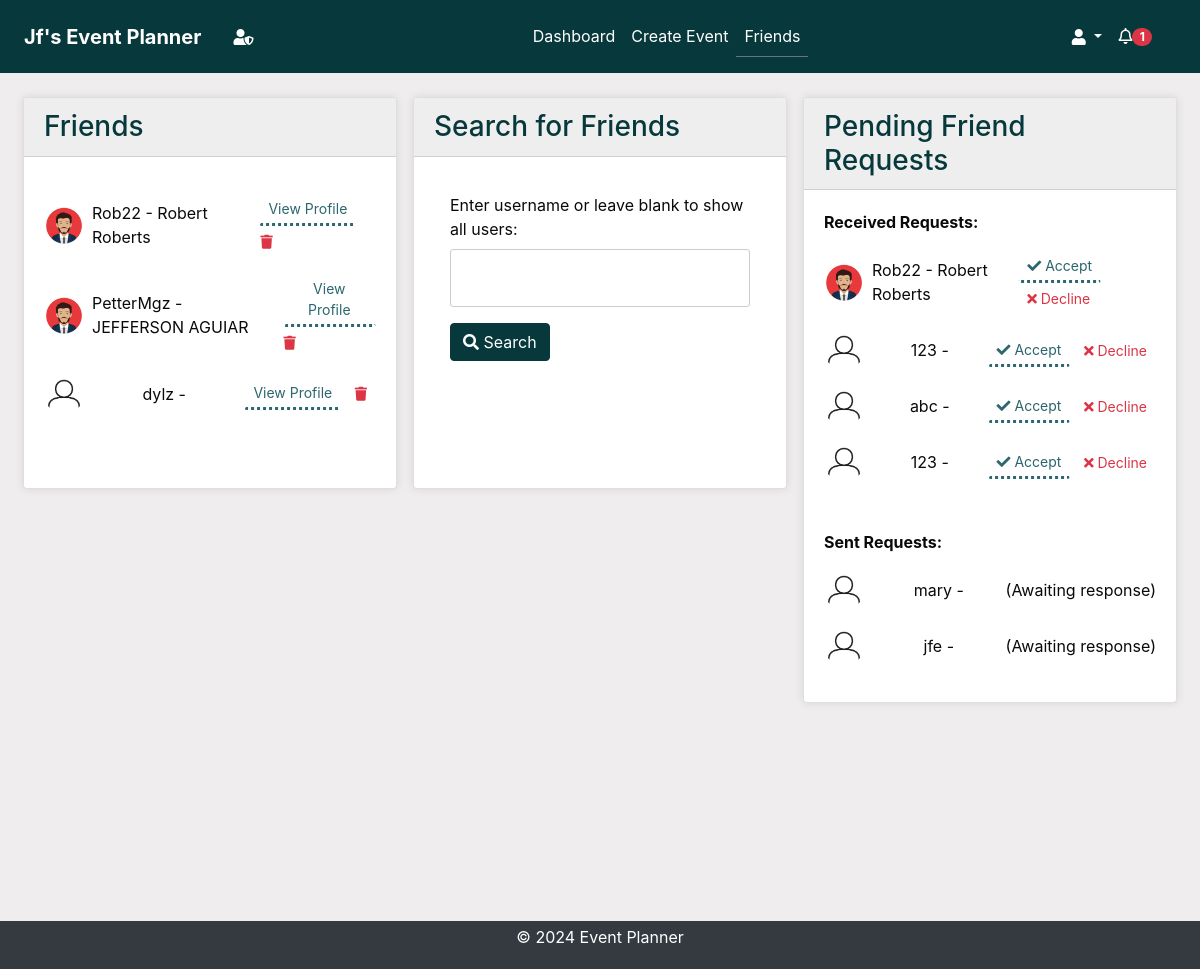
Page /friends/ (signed in) on the committed database.
### accounts/models.py (models this page shows, shortened)
class Friendship(models.Model):
    from_user = models.ForeignKey(
        User, related_name="from_friend", on_delete=models.CASCADE
    )
    to_user = models.ForeignKey(
        User, related_name="to_friend", on_delete=models.CASCADE
    )
    status = models.CharField(
        max_length=20,
        choices=[
            ("pending", "Pending"),
            ("accepted", "Accepted"),
            ("declined", "Declined"),
        ],
    )
    created_at = models.DateTimeField(auto_now_add=True)

class UserProfile(models.Model):
    user = models.OneToOneField(User, on_delete=models.CASCADE)
    profile_picture = models.CharField(max_length=254, default="default.png")
    created_at = models.DateTimeField(auto_now_add=True)
    updated_at = models.DateTimeField(auto_now=True)

### accounts/views.py (the view)
# urls.py: path("friends/", views.friends_page, name="friends_page"),
@login_required
@cache_control(no_cache=True, must_revalidate=True, no_store=True)
def friends_page(request):
    current_user = request.user
    search_query = ""
    search_results = []
    if "search_query" in request.GET or "user" in request.GET:
        search_form = FriendSearchForm(request.GET)
        if search_form.is_valid():
            search_query = search_form.cleaned_data.get("search_query", "")
            selected_user = search_form.cleaned_data.get("user")
            if selected_user:
                search_results = [selected_user]
            else:
                search_results = User.objects.filter(
                    Q(username__icontains=search_query)
                    | Q(first_name__icontains=search_query)
                    | Q(last_name__icontains=search_query)
                ).exclude(id=current_user.id)
        else:
            search_results = []
    else:
        search_form = FriendSearchForm()
        search_results = []
    friends = Friendship.objects.filter(
        (Q(from_user=current_user) | Q(to_user=current_user))
        & Q(status="accepted")
    )
    pending_requests_received = Friendship.objects.filter(
        Q(to_user=current_user) & Q(status="pending")
    )
    pending_requests_sent = Friendship.objects.filter(
        Q(from_user=current_user) & Q(status="pending")
    )
    context = {
        "search_form": search_form,
        "search_query": search_query,
        "search_results": search_results,
        "friends": friends,
        "pending_requests_received": pending_requests_received,
        "pending_requests_sent": pending_requests_sent,
    }
    return render(request, "accounts/friends.html", context)

### accounts/forms.py
class FriendSearchForm(forms.Form):
    search_query = forms.CharField(
        max_length=100,
        label="Enter username or leave blank to show all users",
        required=False,
    )

### accounts/context_processors.py (called while the page is built)
def google_api_key(request):
    return {"GOOGLE_API_KEY": os.getenv("GOOGLE_API_KEY")}

### notifications/context_processors.py (called while the page is built)
def notifications(request):
    if request.user.is_authenticated:
        all_unread_notifications = Notification.objects.filter(
            user=request.user, read=False
        ).order_by("-created_at")
        unread_count = all_unread_notifications.count()
        recent_unread_notifications = all_unread_notifications[:8]
        return {
            "recent_unread_notifications": recent_unread_notifications,
            "unread_count": unread_count,
        }
    return {}

### accounts/templates/accounts/friends.html (shortened to what this page needs)
{% extends 'base.html' %}
{% load static %}
{% block content %}
  <div class="container-fluid">
    <div class="row">
      <div class="col-lg-4 mb-0">
        <div class="card">
          <div class="card-header bg-primary text-white">
            <h3 class="mb-0">Friends</h3>
          </div>
          <div class="card-body scrollable-column">
            <ul class="list-unstyled">
              {% for friendship in friends %}
                <li>
                  <div class="d-flex justify-content-between align-items-center mt-3">
                    {% if friendship.from_user == user %}
                      <img src="{% static 'images/profile_pictures/' %}{{ friendship.to_user.userprofile.profile_picture }}" alt="{{ friendship.to_user.username }}'s profile picture" class="rounded-circle mr-2" style="width: 40px; height: 40px;" onerror="this.onerror=null; this.src='{% static 'images/profile_pictures/' %}{{ friendship.from_user.userprofile.profile_picture }}'" >
                      <span>{{ friendship.to_user.username }} - {{ friendship.to_user.first_name }} {{ friendship.to_user.last_name }}</span>
                      <div>
                        <a href="{% url 'view_profile' friendship.to_user.id %}" class="btn btn-sm btn-outline-primary ml-2">View Profile</a>
                        <button class="btn btn-sm btn-outline-danger delete-friend-btn" data-friend-id="{{ friendship.to_user.id }}" aria-label="Delete Friend"><i class="fa fa-trash"></i></button>
                      </div>
                    {% endif %}
                  </div>
                </li>
              {% empty %}
                <li>You have no friends yet.</li>
              {% endfor %}
            </ul>
          </div>
        </div>
      </div>
      <div class="col-lg-4 mb-0">
        <div class="card">
          <div class="card-header bg-primary text-white">
            <h3 class="mb-0">Search for Friends</h3>
          </div>
          <div class="card-body">
            <form method="get" action="{% url 'friends_page' %}">
              {{ search_form.as_p }}
              <button type="submit" class="btn btn-primary"><i class="fa fa-search"></i> Search</button>
            </form>
            <br>
          </div>
        </div>
      </div>
      <div class="col-lg-4 mb-0">
        <div class="card">
          <div class="card-header bg-primary text-white">
            <h3 class="mb-0">Pending Friend Requests</h3>
          </div>
          <div class="card-body">
            <ul class="list-unstyled">
              <li>
                <strong>Received Requests:</strong>
                <ul class="list-unstyled">
                  {% for request in pending_requests_received %}
                    <li>
                      <div class="d-flex justify-content-between align-items-center mt-3">
                        <img src="{% static 'images/profile_pictures/' %}{{ request.from_user.userprofile.profile_picture }}" alt="{{ request.from_user.username }}'s profile picture" class="rounded-circle mr-2" style="width: 40px; height: 40px;" onerror="this.onerror=null; this.src='{% static 'images/profile_pictures/' %}{{ request.to_user.userprofile.profile_picture }}'" >
                        <span>{{ request.from_user.username }} - {{ request.from_user.first_name }} {{ request.from_user.last_name }}</span>
                        <div>
                          <a href="{% url 'respond_friend_request' request.id 'accept' %}" class="btn btn-sm btn-outline-success"><i class="fa fa-check"></i> Accept</a>
                          <a href="{% url 'respond_friend_request' request.id 'decline' %}" class="btn btn-sm btn-outline-danger"><i class="fa fa-times"></i> Decline</a>
                        </div>
                      </div>
                    </li>
                  {% empty %}
                    <li>No pending friend requests received.</li>
                  {% endfor %}
                </ul>
              </li>
              <li class="mt-5">
                <strong>Sent Requests:</strong>
                <ul class="list-unstyled">
                  {% for request in pending_requests_sent %}
                    <li>
                      <div class="d-flex justify-content-between align-items-center mt-3">
                        <img src="{% static 'images/profile_pictures/' %}{{ request.to_user.userprofile.profile_picture }}" alt="{{ request.to_user.username }}'s profile picture" class="rounded-circle mr-2" style="width: 40px; height: 40px;" onerror="this.onerror=null; this.src='{% static 'images/profile_pictures/' %}{{ request.from_user.userprofile.profile_picture }}'" >
                        <span>{{ request.to_user.username }} - {{ request.to_user.first_name }} {{ request.to_user.last_name }}</span>
                        <span>(Awaiting response)</span>
                      </div>
                    </li>
                  {% empty %}
                    <li>No pending friend requests sent.</li>
                  {% endfor %}
                </ul>
              </li>
            </ul>
          </div>
        </div>
      </div>
    </div>
  </div>
{% endblock %}

### templates/base.html (shortened to what this page needs)
<!DOCTYPE html>
<html lang="en">
<head>
    {% load static %}
    <link rel="stylesheet" href="https://stackpath.bootstrapcdn.com/bootstrap/4.5.2/css/bootstrap.min.css">
    <link rel="stylesheet" href="{% static 'css/styles.css' %}">
    <link rel="stylesheet" href="https://cdnjs.cloudflare.com/ajax/libs/font-awesome/5.15.4/css/all.min.css">
    <link rel="stylesheet" href="https://cdnjs.cloudflare.com/ajax/libs/fullcalendar/3.10.2/fullcalendar.min.css">
</head>
<body class="c-app">
    <header class="c-header c-header-light c-header-fixed">
        <nav class="navbar navbar-expand-lg navbar-light">
            {% if user.is_authenticated %}
                <a class="navbar-brand" href="{% url 'dashboard' %}"><strong> {{ user.username|title }}'s Event Planner</strong></a>
            {% else %}
                <a class="navbar-brand" href="{% url 'home' %}"><h1><strong>Event Planner</strong></h1></a>
            {% endif %}
            {% if user.is_superuser %}
            <a class="nav-link" aria-label="Admin Panel"  href="{% url 'admin:index' %}"> <i class="fas fa-user-shield"></i></a>
            {% endif %}
            <div class="collapse navbar-collapse" id="navbarSupportedContent">
                {% if user.is_authenticated %}
                <ul class="navbar-nav mx-auto">
                    <li class="nav-item {% if request.resolver_match.url_name == 'dashboard' %}active{% endif %}">
                        <a class="nav-link" href="{% url 'dashboard' %}">Dashboard</a>
                    </li>
                    <li class="nav-item {% if request.resolver_match.url_name == 'create_event' %}active{% endif %}">
                        <a class="nav-link" href="{% url 'create_event' %}">Create Event</a>
                    </li>
                    <li class="nav-item {% if request.resolver_match.url_name == 'friends_page' %}active{% endif %}">
                        <a class="nav-link" href="{% url 'friends_page' %}">Friends</a>
                    </li>
                    {% endif %}
                </ul>
                {% if user.is_authenticated %}
                <ul class="navbar-nav d-flex">
                    <li class="nav-item dropdown">
                        <a class="nav-link dropdown-toggle" href="#" id="profileLink" role="button" data-toggle="dropdown" aria-haspopup="true" aria-expanded="false">
                            <i class="fas fa-user"></i>
                        </a>
                    </li>
                </ul>
                {% endif %}
            </div>
            {% if user.is_authenticated %}
                <ul class="navbar-nav ml-auto d-flex">
                    <li class="nav-item mr-3">
                        <a class="nav-link" href="#" id="notificationBell" role="button" data-toggle="dropdown" aria-haspopup="true" aria-expanded="false">
                            <i class="fas fa-bell" style="font-weight:100;"></i>
                            {% if unread_count > 0 %}
                                <span class="badge badge-pill badge-danger">{{ unread_count }}</span>
                            {% else %}
                                <span class="badge badge-pill badge-danger" style="opacity: 0;min-width:1.5rem;min-height:0.9rem">{{ unread_count }}</span>
                            {% endif %}
                        </a>
                    </li>
                </ul>
            {% endif %}
        </nav>
    </header>
    <main class="c-main">
        <div class="container-fluid">
            <div class="fade-in">
                {% block content %}{% endblock %}
            </div>
        </div>
    </main>
    <footer class="footer py-1">
        <div class="container text-center">
            <p class="text-white">&copy; 2024 Event Planner</p>
        </div>
    </footer>
</body>
</html>

### static/css/styles.css (style rules this page uses)
* { box-sizing: border-box; }
body, html { margin: 0; padding: 0; font-family: var(--font-family-sans-serif); background-color: var(--background); color: var(--text); height: 100%; }
:root { --primary: #07393c; --secondary: #2C666E; --accent: #90DDF0; --background: #F0EDEE; --text: #0A090C; --heading-bg: #eeeeee; --white: #fff; --gray: #6c757d; --gray-dark: #343a40; --success: #28a745; --info: #17a2b8; --warning: #ffc107; --danger: #dc3545; --light: #f8f9fa; --dark: #343a40; --blue: #00448d !important; --breakpoint-xs: 0; --breakpoint-sm: 576px; --breakpoint-md: 768px; --breakpoint-lg: 992px; --breakpoint-xl: 1200px; --font-family-sans-serif: -apple-system, BlinkMacSystemFont, "Segoe UI", Roboto, "Helvetica Neue", Arial, "Noto Sans", sans-serif, "Apple Color Emoji", "Segoe UI Emoji", "Segoe UI Symbol", "Noto Color Emoji"; --font-family-monospace: SFMono-Regular, Menlo, Monaco, Consolas, "Liberation Mono", "Courier New", monospace; }
.container-fluid { display: flex; flex-direction: column; min-height: 100vh; }
.row { flex: 1; display: flex; }
.scrollable-column { overflow-y: auto; max-height: 100vh; }
.active { border-bottom: 1px solid var(--gray); }
.bg-primary { background-color: var(--primary) !important; }
.btn-primary { background-color: var(--primary) !important; border-color: var(--primary) !important; }
.btn-outline-success:not(:disabled):not(.disabled):active:focus, .btn-outline-primary:not(:disabled):not(.disabled):active:focus, .btn-outline-danger, .btn-outline-primary.focus, .btn-outline-primary:focus, .btn.focus, .btn:focus { box-shadow: none; }
.btn-outline-primary:not(:disabled):not(.disabled):active, .btn-outline-success:not(:disabled):not(.disabled):active, .btn-outline-success, .btn-outline-primary { color: var(--secondary); border-color: transparent; border-bottom: 3px dotted var(--secondary); background-color: transparent; }
.btn-outline-danger { border-color: transparent; }
header { background-color: var(--primary) !important; color: var(--white) !important; padding: .5rem !important; margin-bottom: 1rem !important; }
header a, header .navbar-brand, header .nav-link { color: var(--white) !important; }
.card-header { background-color: var(--heading-bg) !important; color: var(--primary) !important; }
footer { background-color: var(--dark) !important; color: var(--white) !important; padding: 1px 0px !important; padding-top: 0 !important; padding-bottom: 0 !important; margin-top: 2rem !important; text-align: center !important; margin-top: auto; }
.container-fluid>.row>div { margin: 0; padding: 0.5rem; }
.upcoming-events, .your-events, form { padding: 1rem; box-shadow: 0 0 10px rgba(0, 0, 0, .1); background-color: var(--white); border-radius: 5px; }
.upcoming-events, .your-events, form { box-shadow: none; }
#id_search_query { width: 100%; padding: 1rem; border: 1px solid #ccc; border-radius: 3px; }
.card { box-shadow: 0 0 10px rgba(0, 0, 0, .1); min-height: 50%; }
.navbar-nav.mx-auto { flex: 1; justify-content: center; }
#notificationBell { margin-right: auto; display: flex; justify-content: flex-end; }

### rows in the picture
Friendship: to_user.userprofile.profile_picture (picture), to_user.username "Rob22", to_user.first_name "Robert", to_user.last_name "Roberts"
Friendship: to_user.userprofile.profile_picture (picture), to_user.username "PetterMgz", to_user.first_name "JEFFERSON", to_user.last_name "AGUIAR"
Friendship: to_user.userprofile.profile_picture (placeholder picture), to_user.username "dylz"
Friendship: from_user.userprofile.profile_picture (picture), from_user.username "Rob22", from_user.first_name "Robert", from_user.last_name "Roberts"
Friendship: from_user.userprofile.profile_picture (placeholder picture), from_user.username "123"
Friendship: from_user.userprofile.profile_picture (placeholder picture), from_user.username "abc"
Friendship: from_user.userprofile.profile_picture (placeholder picture), from_user.username "123"
Friendship: to_user.userprofile.profile_picture (placeholder picture), to_user.username "mary"
Friendship: to_user.userprofile.profile_picture (placeholder picture), to_user.username "jfe"

### other values in the picture
{{ user.username|title }} "Jf"
{{ unread_count }} "1"
